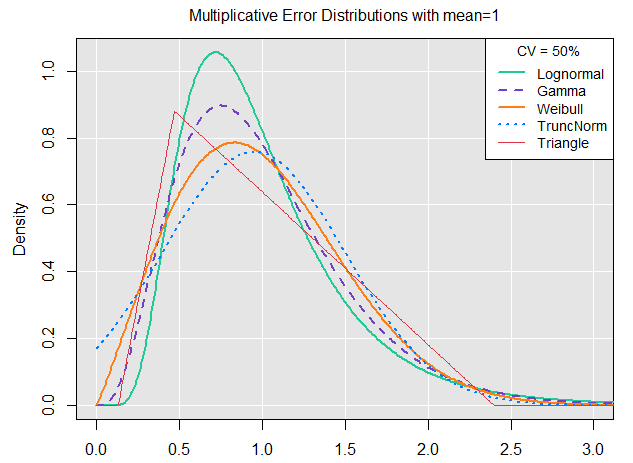

Generate this figure with R:
# This function plots density curves for multiplicative error distributions with
# mean=1 and specified CV for demonstration/visualization purposes.
#
plot_dists = function(cv=0.6) {
  require(truncnorm)
  require(triangle)
  require(nloptr)
  
  xvec = seq(0.001, 3.501, length.out=350)
  
  # Lognormal
  location = log(1 / sqrt(cv^2 + 1))
  shape = sqrt(log(1 + cv^2))
  ylnorm = dlnorm(xvec, location, shape)
  
  # Gamma
  rate = 1/cv^2
  ygamma = dgamma(xvec, shape=rate, rate=rate)
  
  # Weibull
  minfun = function(par) {
    mu_calc = par[2]*gamma(1 + 1/par[1])
    cv_calc = par[2] * sqrt(gamma(1+2/par[1]) - (gamma(1+1/par[1]))^2)
    return((mu_calc-1)^2 + ((cv_calc-cv)/cv)^2)
  }
  weib = optim(c(2.7,1.1), minfun)
  yweibull = dweibull(xvec, shape=weib$par[1], scale=weib$par[2])
  
  # Truncated Normal
  minfun = function(par) {
    mu_calc = etruncnorm(a=0, mean=par[1], sd=par[2])
    sigma_calc = sqrt(vtruncnorm(a=0, mean=par[1], sd=par[2]))
    return((mu_calc-1)^2 + ((sigma_calc-cv)/cv)^2)
  }
  tnorm = optim(c(1,cv), minfun)
  ytnorm = dtruncnorm(xvec, a=0, mean=tnorm$par[1], sd=tnorm$par[2])
  
  # Triangular
  minfun = function(par) {
    mu_calc = (par[1]+par[2]+par[3])/3
    sigma_calc = sqrt( (par[1]^2 + par[2]^2 + par[3]^2 - par[1]*par[2] - par[1]*par[3] - par[2]*par[3])/18 )
    return((mu_calc-1)^2 + ((sigma_calc-cv)/cv)^2)
  }
  ineq_con = function(par) return(c(par[2]-par[3], par[3]-par[1]))
  triang = suppressMessages(auglag(x0=c(0.2, 2.2, 0.5), fn=minfun, lower=c(0,0,0), hin=ineq_con, localsolver='LBFGS'))
  ytriang = dtriangle(xvec, a=triang$par[1], b=triang$par[2], c=triang$par[3])
  
  # Bootstrap Colors: teal, purple, orange, blue, red, yellow, cyan, pink, indigo, green
  cols = c('#20c997','#6f42c1','#fd7e14','#007bff','#dc3545','#ffc107','#17a2b8','#e83e8c','#6610f2','#28a745')
  par(mar=c(2.25,4,2,1), oma=c(0,0,0,0), fig=c(0,1,0,1))
  plot(xvec, ylnorm, xlab='', ylab='', type='n', xlim=c(0,3), ylim=c(0, max(ylnorm)))
  rect(par('usr')[1],par('usr')[3],par('usr')[2],par('usr')[4],col='grey90',border=NA); grid(col='white',lty=1); box()
  mtext('Density', side=2, line=2.5)
  mtext('Multiplicative Error Distributions with mean=1', side=3, line=0.75)
  lines(xvec, ylnorm, col=cols[1], lwd=2)
  lines(xvec, ygamma, col=cols[2], lwd=2, lty=2)
  lines(xvec, yweibull, col=cols[3], lwd=2)
  lines(xvec, ytnorm, col=cols[4], lwd=2, lty=3)
  lines(xvec, ytriang, col=cols[5], lwd=1)
  legend('topright', legend=c('Lognormal','Gamma','Weibull','TruncNorm','Triangle'), title=paste0("CV = ",100*cv,"%"),
         col=cols[1:5], lty=c(1,2,1,3,1), lwd=c(2,2,2,2,1), cex=0.9)
}
